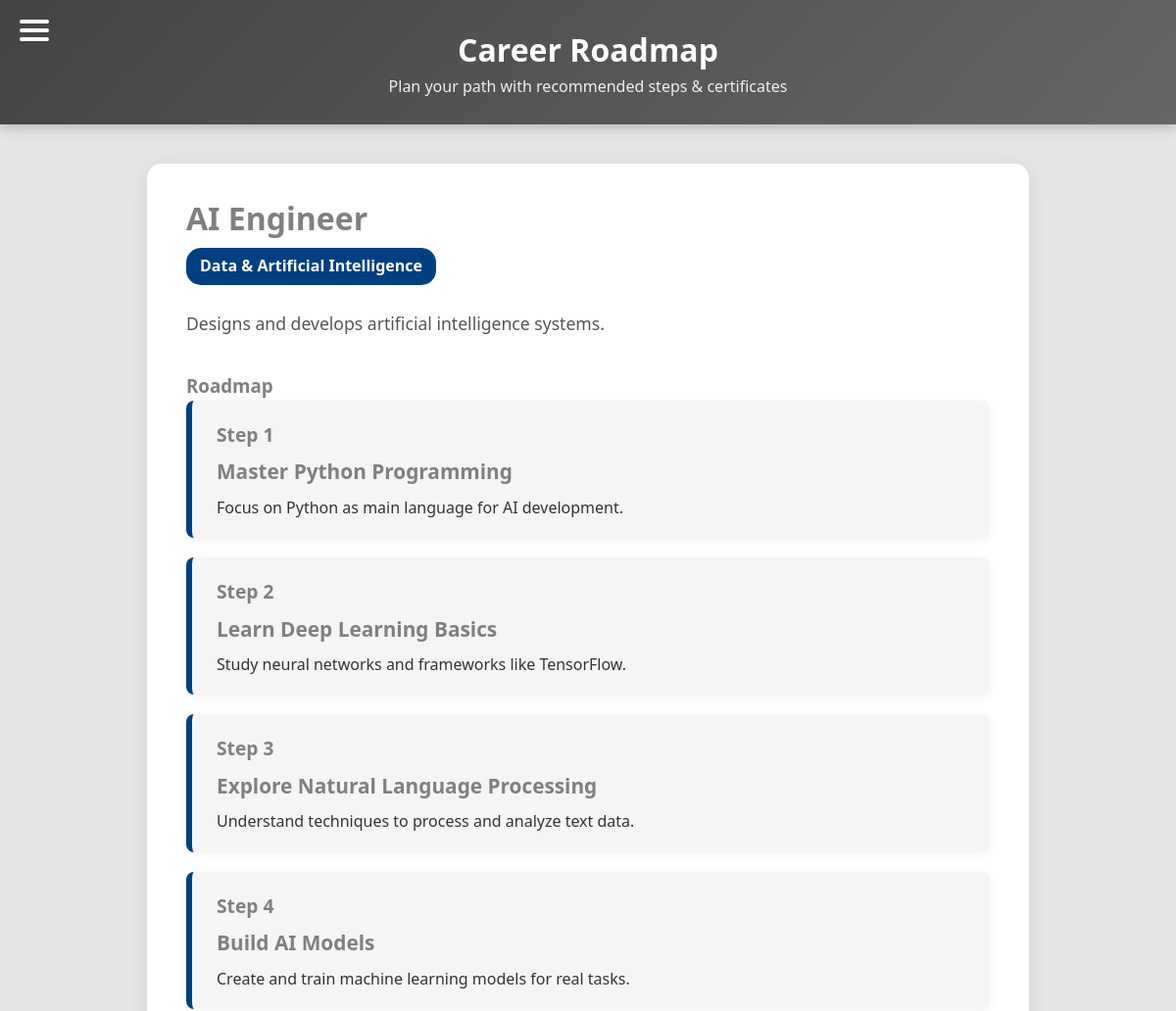
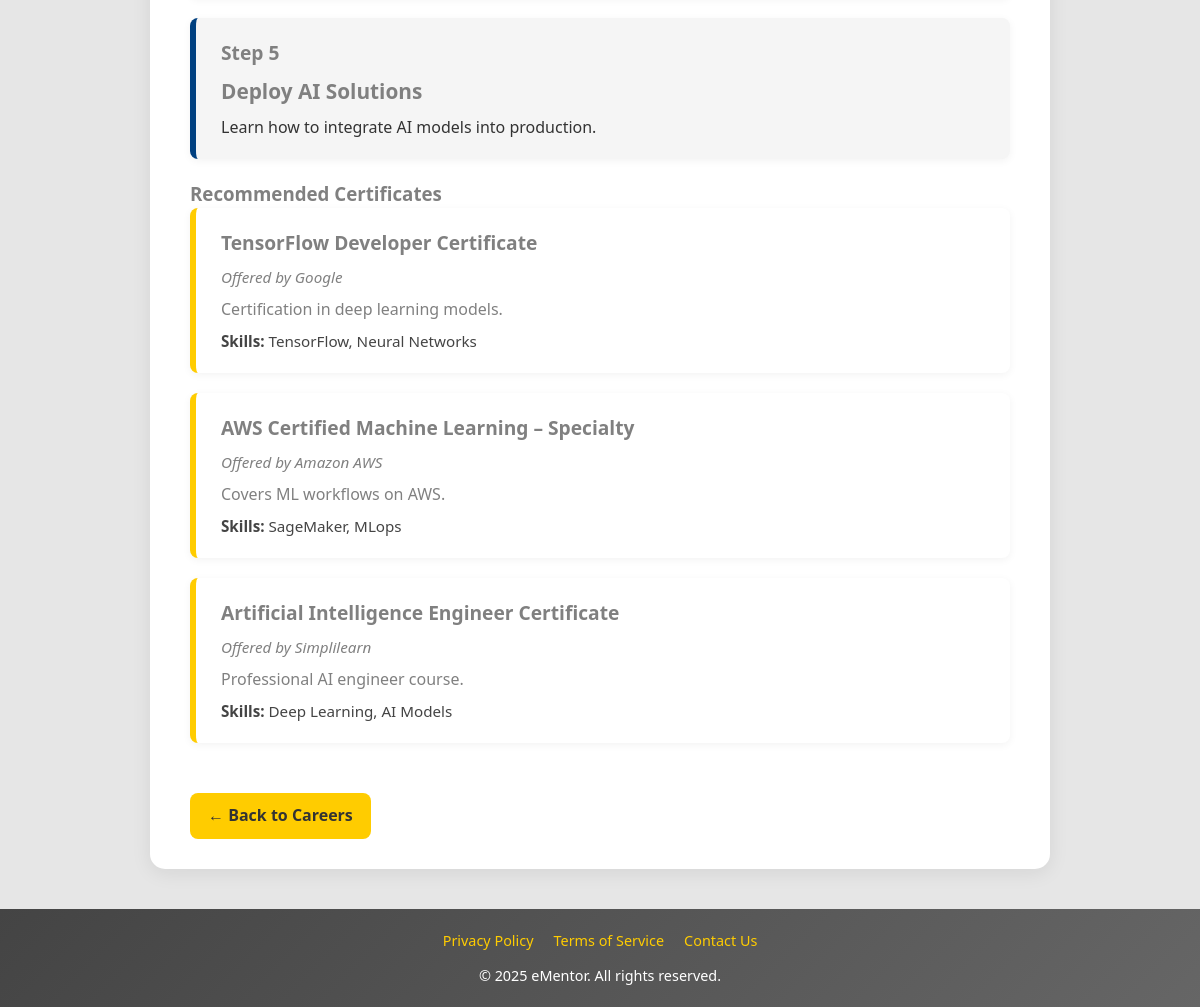
/career-roadmap.php?career_id=11, run on the app's committed database (2 pictures, top to bottom).
### tables this page shows
CREATE TABLE `careers` (
  `id` int(11) NOT NULL,
  `title` varchar(255) NOT NULL,
  `category` varchar(100) DEFAULT NULL,
  `description` text DEFAULT NULL,
  `skills` text DEFAULT NULL
);

CREATE TABLE `career_roadmaps` (
  `id` int(11) NOT NULL,
  `career_id` int(11) NOT NULL,
  `step_number` int(11) NOT NULL,
  `step_title` varchar(255) NOT NULL,
  `step_detail` text DEFAULT NULL
);

CREATE TABLE `certificates` (
  `id` int(11) NOT NULL,
  `career_id` int(11) NOT NULL,
  `certificate_title` varchar(255) NOT NULL,
  `provider` varchar(255) NOT NULL,
  `description` text DEFAULT NULL,
  `skills` text DEFAULT NULL
);

### career-roadmap.php (the view, shortened to what this page needs)
<?php
include 'db_connect.php';
$career_id = intval($_GET['career_id']);
$stmt = $conn->prepare("SELECT title, category, description FROM careers WHERE id = ?");
$stmt->bind_param("i", $career_id);
$stmt->execute();
$result = $stmt->get_result();
$career = $result->fetch_assoc();
$stmt = $conn->prepare("SELECT step_number, step_title, step_detail FROM career_roadmaps WHERE career_id = ? ORDER BY step_number ASC");
$stmt->bind_param("i", $career_id);
$stmt->execute();
$roadmap_result = $stmt->get_result();
$roadmap_steps = [];
while ($row = $roadmap_result->fetch_assoc()) {
    $roadmap_steps[] = $row;
}
$stmt = $conn->prepare("SELECT certificate_title, provider, description, skills FROM certificates WHERE career_id = ?");
$stmt->bind_param("i", $career_id);
$stmt->execute();
$cert_result = $stmt->get_result();
$certificates = [];
while ($row = $cert_result->fetch_assoc()) {
    $certificates[] = $row;
}
?>
<!DOCTYPE html>
<html lang="en">
<head>
</head>
<body>
<header>
    <div class="hamburger" id="hamburger"><span></span><span></span><span></span></div>
    <h1>Career Roadmap</h1>
    <p>Plan your path with recommended steps & certificates</p>
</header>
<main>
  <h2><?= htmlspecialchars($career['title']) ?></h2>
  <div class="category"><?= htmlspecialchars($career['category']) ?></div>
  <div class="description"><?= nl2br(htmlspecialchars($career['description'])) ?></div>
  <h3> Roadmap</h3>
  <?php if (empty($roadmap_steps)): ?>
    <p style="color:#999; font-style: italic;">No roadmap steps available yet for this career.</p>
  <?php else: ?>
    <?php foreach ($roadmap_steps as $step): ?>
      <div class="roadmap-step">
        <div class="step-number">Step <?= $step['step_number'] ?></div>
        <div class="step-title"><?= htmlspecialchars($step['step_title']) ?></div>
        <div class="step-description"><?= nl2br(htmlspecialchars($step['step_detail'])) ?></div>
      </div>
    <?php endforeach; ?>
  <?php endif; ?>
  <h3> Recommended Certificates</h3>
  <?php if (empty($certificates)): ?>
    <p style="color:#999; font-style: italic;">No certificates available yet for this career.</p>
  <?php else: ?>
    <?php foreach ($certificates as $cert): ?>
      <div class="certificate">
        <div class="cert-title"><?= htmlspecialchars($cert['certificate_title']) ?></div>
        <div class="cert-provider">Offered by <?= htmlspecialchars($cert['provider']) ?></div>
        <div class="cert-description"><?= nl2br(htmlspecialchars($cert['description'])) ?></div>
        <div class="cert-skills"><strong>Skills:</strong> <?= htmlspecialchars($cert['skills']) ?></div>
      </div>
    <?php endforeach; ?>
  <?php endif; ?>
  <a class="back-link" href="career-guidance.php">&larr; Back to Careers</a>
</main>
<footer>
    <div class="footer-links">
        <a href="privacy.html">Privacy Policy</a>
        <a href="terms.html">Terms of Service</a>
        <a href="contact.html">Contact Us</a>
    </div>
    <p>&copy; 2025 eMentor. All rights reserved.</p>
</footer>
</body>
</html>

### career-roadmap.php (style rules this page uses)
* { margin:0; padding:0; box-sizing:border-box; }
body { font-family: 'Segoe UI', Tahoma, Geneva, Verdana, sans-serif; background: #e6e6e6; color: grey; line-height:1.6; }
header { background: linear-gradient(135deg, #444, #666); color: white; padding: 25px 0; text-align: center; box-shadow: 0 4px 12px rgba(0,0,0,0.2); position: relative; }
header h1 { font-size: 2rem; }
header p { font-size: 1rem; opacity:0.9; }
.hamburger { position: absolute; top: 20px; left: 20px; width: 30px; height: 22px; display: flex; flex-direction: column; justify-content: space-between; cursor: pointer; z-index: 300; transition: transform 0.3s ease; }
.hamburger span { height: 4px; background: white; border-radius: 2px; transition: all 0.3s ease; }
main { max-width: 900px; margin: 40px auto; background: #fff; border-radius: 15px; padding: 30px 40px; box-shadow: 0 4px 20px rgba(0,0,0,0.08); }
h2 { color: grey; font-size: 2rem; margin-bottom:5px; }
.category { color:white; font-weight:600; margin-bottom:25px; background:#004080; display:inline-block; padding:6px 14px; border-radius:15px; font-size:1rem; }
.description { margin-bottom:35px; font-size:1.1rem; color:#555; }
.roadmap-step { background:#f5f5f5; border-left:6px solid #004080; padding:20px 25px; margin-bottom:20px; border-radius:8px; box-shadow:0 2px 8px rgba(0,0,0,0.05); }
.step-number { font-weight:700; color:grey; font-size:1.2rem; margin-bottom:6px; }
.step-title { font-weight:600; font-size:1.3rem; margin-bottom:8px; }
.step-description { font-size:1rem; color:#333; line-height:1.4; }
.certificate { background:#fff; border-left:6px solid #ffcc00; padding:20px 25px; margin-bottom:20px; border-radius:8px; box-shadow:0 2px 8px rgba(0,0,0,0.05); }
.cert-title { font-weight:600; font-size:1.2rem; color:grey; margin-bottom:6px; }
.cert-provider { font-size:0.95rem; font-style:italic; margin-bottom:8px; }
.cert-description { margin-bottom:6px; }
.cert-skills { font-size:0.95rem; color:#444; }
a.back-link { display:inline-block; margin-top:30px; background-color:#ffcc00; color:#333; padding:10px 18px; border-radius:8px; text-decoration:none; font-weight:600; transition: background-color 0.3s ease; }
footer { text-align:center; padding:20px; background: linear-gradient(135deg,#444,#666); color:white; font-size:0.9rem; margin-top:auto; }
.footer-links { margin-bottom:12px; display:flex; justify-content:center; gap:20px; }
.footer-links a { color:#ffcc00; text-decoration:none; }

### data on the page
careers: title "AI Engineer", category "Data & Artificial Intelligence", description "Designs and develops artificial intelligence systems."
career_roadmaps: step_number "1", step_title "Master Python Programming", step_detail "Focus on Python as main language for AI development."
career_roadmaps: step_number "2", step_title "Learn Deep Learning Basics", step_detail "Study neural networks and frameworks like TensorFlow."
career_roadmaps: step_number "3", step_title "Explore Natural Language Processing", step_detail "Understand techniques to process and analyze text data."
career_roadmaps: step_number "4", step_title "Build AI Models", step_detail "Create and train machine learning models for real tasks."
career_roadmaps: step_number "5", step_title "Deploy AI Solutions", step_detail "Learn how to integrate AI models into production."
certificates: certificate_title "TensorFlow Developer Certificate", provider "Google", description "Certification in deep learning models.", skills "TensorFlow, Neural Networks"
certificates: certificate_title "AWS Certified Machine Learning – Specialty", provider "Amazon AWS", description "Covers ML workflows on AWS.", skills "SageMaker, MLops"
certificates: certificate_title "Artificial Intelligence Engineer Certificate", provider "Simplilearn", description "Professional AI engineer course.", skills "Deep Learning, AI Models"
